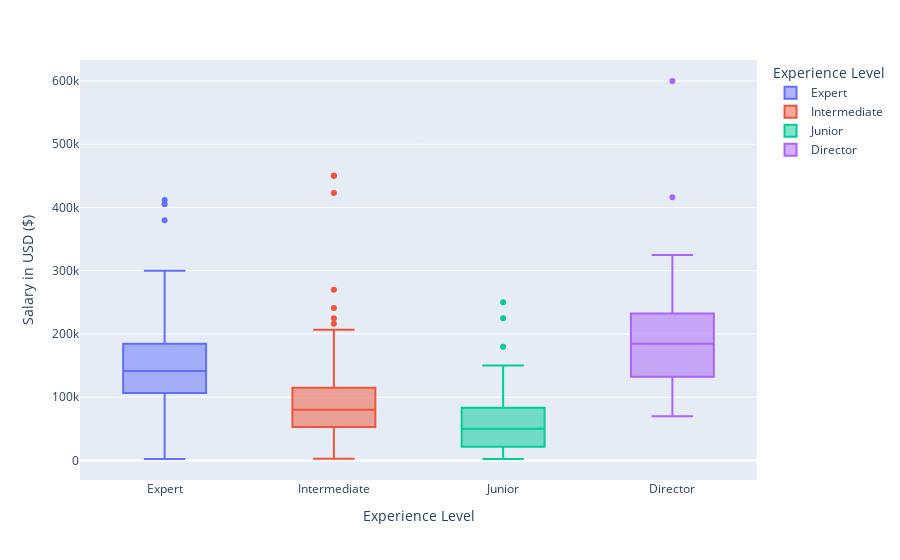

Source (notebook cell):
### Code cell
px.box(
    df,
    x="experience_level",
    y="salary_in_usd",
    color="experience_level",
    labels={"experience_level": "Experience Level", "salary_in_usd": "Salary in USD"},
)

### Figure 1 — Plotly figure (JSON) as saved in the notebook; plotly's stock layout.template omitted (floating-point values rounded to 4 significant figures; data arrays with more than 128 entries replaced by an {"elided": "..."} marker saying what was removed)
{"data": [{"alignmentgroup": "True", "hovertemplate": "Experience Level=%{x}<br>Salary in USD ($)=%{y}<extra></extra>", "legendgroup": "Expert", "marker": {"color": "#636efa"}, "name": "Expert", "notched": false, "offsetgroup": "Expert", "orientation": "v", "showlegend": true, "type": "box", "x": {"elided": "623 str values"}, "x0": " ", "xaxis": "x", "y": {"elided": "623 int values"}, "y0": " ", "yaxis": "y"}, {"alignmentgroup": "True", "hovertemplate": "Experience Level=%{x}<br>Salary in USD ($)=%{y}<extra></extra>", "legendgroup": "Intermediate", "marker": {"color": "#EF553B"}, "name": "Intermediate", "notched": false, "offsetgroup": "Intermediate", "orientation": "v", "showlegend": true, "type": "box", "x": {"elided": "299 str values"}, "x0": " ", "xaxis": "x", "y": {"elided": "299 int values"}, "y0": " ", "yaxis": "y"}, {"alignmentgroup": "True", "hovertemplate": "Experience Level=%{x}<br>Salary in USD ($)=%{y}<extra></extra>", "legendgroup": "Junior", "marker": {"color": "#00cc96"}, "name": "Junior", "notched": false, "offsetgroup": "Junior", "orientation": "v", "showlegend": true, "type": "box", "x": {"elided": "133 str values"}, "x0": " ", "xaxis": "x", "y": {"elided": "133 int values"}, "y0": " ", "yaxis": "y"}, {"alignmentgroup": "True", "hovertemplate": "Experience Level=%{x}<br>Salary in USD ($)=%{y}<extra></extra>", "legendgroup": "Director", "marker": {"color": "#ab63fa"}, "name": "Director", "notched": false, "offsetgroup": "Director", "orientation": "v", "showlegend": true, "type": "box", "x": ["Director", "Director", "Director", "Director", "Director", "Director", "Director", "Director", "Director", "Director", "Director", "Director", "Director", "Director", "Director", "Director", "Director", "Director", "Director", "Director", "Director", "Director", "Director", "Director", "Director", "Director", "Director", "Director", "Director", "Director", "Director", "Director", "Director", "Director", "Director", "Director", "Director", "Director", "Director", "Director"], "x0": " ", "xaxis": "x", "y": [187200, 116100, 222640, 182160, 297500, 260000, 200000, 180000, 200000, 200000, 150000, 84711, 260500, 175100, 116650, 77330, 242000, 200000, 130000, 110000, 224000, 167875, 175000, 135000, 324000, 216000, 194417, 250000, 130026, 85000, 230000, 153667, 235000, 150000, 79833, 141846, 69741, 416000, 325000, 600000], "y0": " ", "yaxis": "y"}], "layout": {"boxmode": "overlay", "legend": {"title": {"text": "Experience Level"}, "tracegroupgap": 0}, "margin": {"t": 60}, "xaxis": {"anchor": "y", "categoryarray": ["Expert", "Intermediate", "Junior", "Director"], "categoryorder": "array", "domain": [0, 1], "title": {"text": "Experience Level"}}, "yaxis": {"anchor": "x", "domain": [0, 1], "title": {"text": "Salary in USD ($)"}}}}
